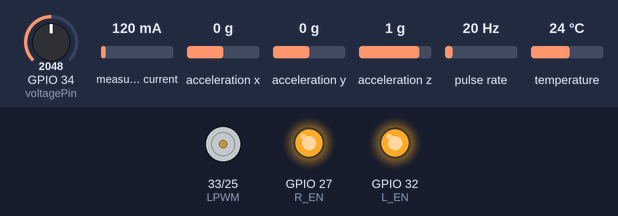
The sketch below on a simulated ESP32. On the bench: motor-driver pin pairs drawn as motors (green arrow = first pin HIGH = forward, orange = second pin HIGH = backward, longer = more drive), output pins drawn as LEDs (lit = HIGH). Wiring (inferred from the names in the program): pulse sensor: data GPIO 14. The inputs (shaded band) are chosen by the test bench; at power-on: GPIO 34 (voltagePin) = 2048, measured current 120 mA, acceleration x 0 g, acceleration y 0 g, acceleration z 1 g, pulse rate 20 Hz, temperature 24 °C. WiFi joins after 1.5 s; servers stay silent unless stated; uploads are accepted with an empty reply; random numbers use the default seed unless the sketch sets one; what the sketch prints to the serial monitor is not drawn.

Above: at 0.1 s.
At 2.3 s:
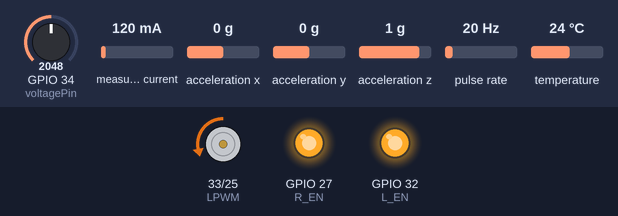
At 2.7 s:
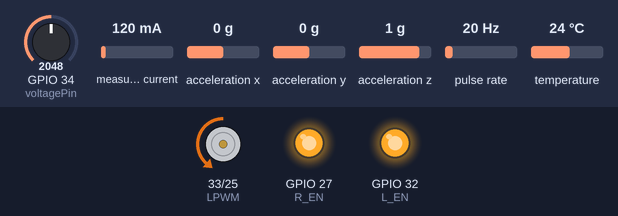
At 3.3 s:
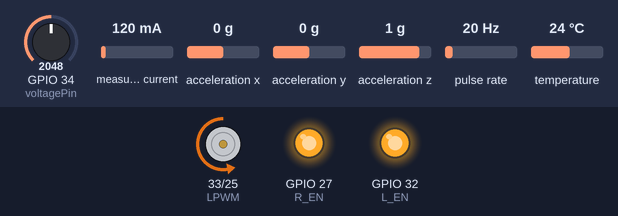
Timing chart, 0 to 4.8 s (numbered marks = the images above):
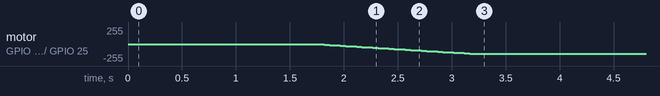

The sketch:

esp32.ino
```cpp
#include <WiFi.h>
#include <HTTPClient.h>
#include <Wire.h>
#include <Adafruit_INA219.h>
#include <Adafruit_Sensor.h>
#include <Adafruit_ADXL345_U.h>
#include <OneWire.h>
#include <DallasTemperature.h>

const char* ssid = "KVBL_1819";
const char* password = "jovial4700";
const char* serverUrl = "http://192.168.1.7:8000/data";

#define hallPin       14
#define voltagePin    34
#define tempPin       4
#define RPWM          25
#define LPWM          33
#define R_EN          27
#define L_EN          32

volatile int pulseCount = 0;
unsigned long lastRPMTime = 0;
float rpm = 0;

// Motor Specs
const float basePulses = 11.0;     // Pulses per rotation of the rear shaft
const float gearRatio = 34.0;      // CHANGE THIS to match your motor's exact gear ratio
const float pulsesPerRevolution = basePulses * gearRatio;

Adafruit_INA219 ina219;
bool ina219_found = false;
Adafruit_ADXL345_Unified accel = Adafruit_ADXL345_Unified(12345);
OneWire oneWire(tempPin);
DallasTemperature tempSensor(&oneWire);

// Debounced Interrupt
void IRAM_ATTR countPulse() {
  static unsigned long lastInterruptTime = 0;
  unsigned long interruptTime = micros();
  // Ignore pulses that happen faster than 200 microseconds (noise filter)
  if (interruptTime - lastInterruptTime > 200) {
    pulseCount++;
  }
  lastInterruptTime = interruptTime;
}

void startMotorSafely(int targetSpeed) {
  for (int speed = 0; speed <= targetSpeed; speed += 5) {
    ledcWrite(RPWM, speed);
    ledcWrite(LPWM, 0);
    delay(50);
  }
}

void setup() {
  Serial.begin(115200);

  pinMode(R_EN, OUTPUT);
  pinMode(L_EN, OUTPUT);
  digitalWrite(R_EN, HIGH);
  digitalWrite(L_EN, HIGH);
  ledcAttach(RPWM, 1000, 8);
  ledcAttach(LPWM, 1000, 8);
  ledcWrite(RPWM, 0);
  ledcWrite(LPWM, 0);

  pinMode(hallPin, INPUT_PULLUP);
  attachInterrupt(digitalPinToInterrupt(hallPin), countPulse, FALLING);

  Wire.begin(21, 22);
  delay(200);

  if (ina219.begin()) ina219_found = true;
  if (accel.begin()) accel.setRange(ADXL345_RANGE_16_G);
  tempSensor.begin();

  WiFi.begin(ssid, password);
  while (WiFi.status() != WL_CONNECTED) { delay(500); }

  startMotorSafely(150);
}

void loop() {
  if (WiFi.status() != WL_CONNECTED) {
    WiFi.disconnect();
    WiFi.begin(ssid, password);
  }

  // 1. RPM
  if (millis() - lastRPMTime >= 1000) {
    rpm = (pulseCount * 60.0) / pulsesPerRevolution;
    pulseCount = 0;
    lastRPMTime = millis();
  }

  // 2. CURRENT (Amps)
  float current = 0.0;
  if (ina219_found) {
    current = ina219.getCurrent_mA() / 1000.0;
    if (isnan(current)) current = 0.0;
  }

  // 3. TEMPERATURE (°C)
  tempSensor.requestTemperatures();
  float temperature = tempSensor.getTempCByIndex(0);

  // 4. VIBRATION (Pseudo mm/s conversion)
  sensors_event_t event;
  accel.getEvent(&event);
  float rawAccel = sqrt((event.acceleration.x * event.acceleration.x) +
                        (event.acceleration.y * event.acceleration.y) +
                        (event.acceleration.z * event.acceleration.z));
  float vibration_mms = abs(rawAccel - 9.81) * 2.5;
  if (vibration_mms < 0.5) vibration_mms = 0.5 + (random(0, 5) / 10.0);

  // 5. VOLTAGE
  int rawAnalog = 0;
  for (int i = 0; i < 10; i++) {
    rawAnalog += analogRead(voltagePin);
    delay(2);
  }
  rawAnalog /= 10;
  float actualVoltage = ((rawAnalog / 4095.0) * 3.3) * 5.0;

  // 6. POWER (Watts)
  float power = actualVoltage * current;

  // JSON PAYLOAD
  String jsonData = "{";
  jsonData += "\"rpm\":" + String(rpm, 2) + ",";
  jsonData += "\"temperature\":" + String(temperature, 2) + ",";
  jsonData += "\"vibration\":" + String(vibration_mms, 3) + ",";
  jsonData += "\"current\":" + String(current, 3) + ",";
  jsonData += "\"voltage\":" + String(actualVoltage, 2) + ",";
  jsonData += "\"power\":" + String(power, 2);
  jsonData += "}";

  if (WiFi.status() == WL_CONNECTED) {
    HTTPClient http;
    http.begin(serverUrl);
    http.addHeader("Content-Type", "application/json");
    int response = http.POST(jsonData);

    Serial.printf("RPM: %.0f | Cur: %.2fA | Volt: %.2fV | Vib: %.2f | Server: %d\n",
                   rpm, current, actualVoltage, vibration_mms, response);
    http.end();
  }

  delay(1000);
}
```
